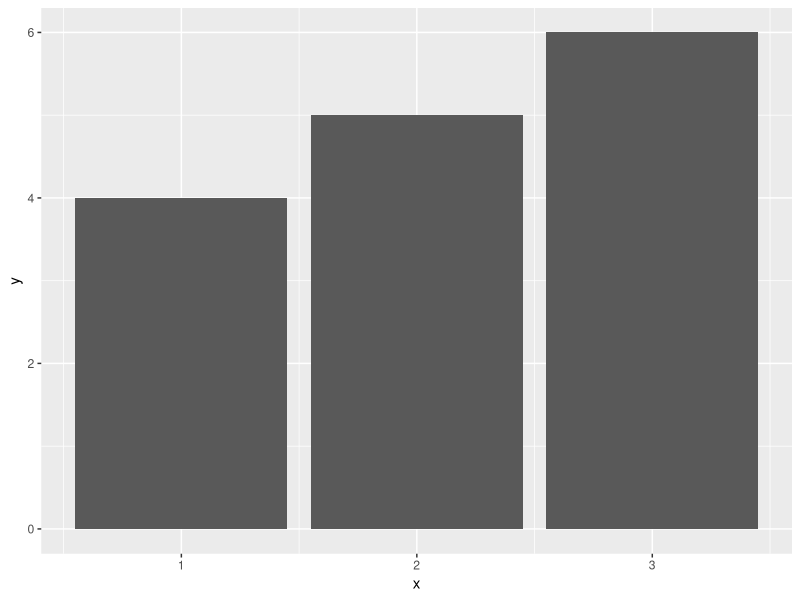

Source code (R):
library(ggplot2)
data <- data.frame(x=c(1,2,3), y=c(4,5,6))
p <- ggplot(data, aes(x, y)) + geom_bar(stat='identity')
ggsave('results/cb65ed89-d113-4c73-a72e-423bb21e4820.png', plot=p)